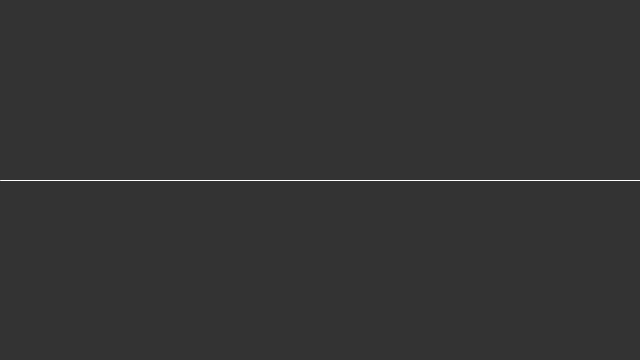
Frame 1 (no input)
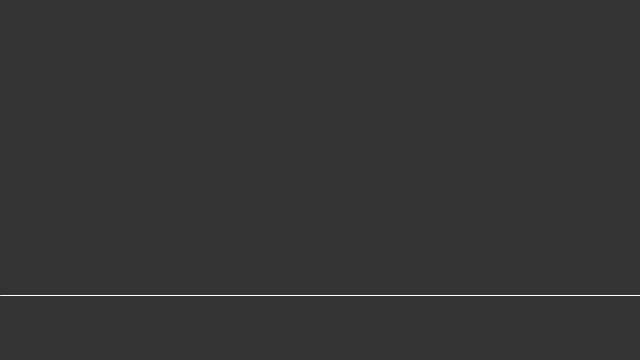
Frame 60 (the mouse pressed at the canvas centre just before this capture)
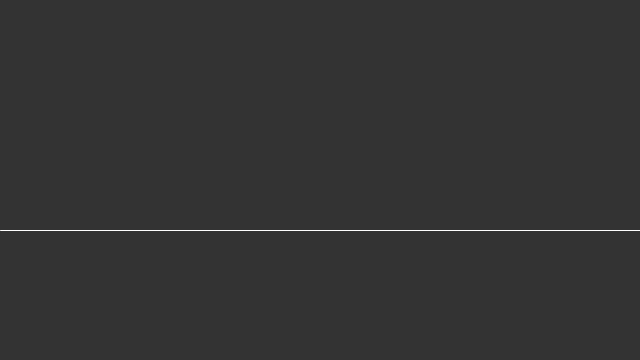
Frame 120 (the mouse held since frame 60 and released just before this capture)

The Processing sketch that drew these frames (run headless with seeded random() and noise(); from frame 60 on, the mouse is pressed at the canvas centre):

// Processing sketch: example
// ── example.pde
 
float a;
float s =.5;

void setup() {
  size(640, 360);
  stroke(255);
  a = height/2;
}

void draw() {
  background(51);
  line(0, a, width, a);  
  a = a + s;
  s = s +.05;
  if (a < 0) { 
    a = height; 
  }
  if (a >height) { 
    a = 0; 
  }
}
